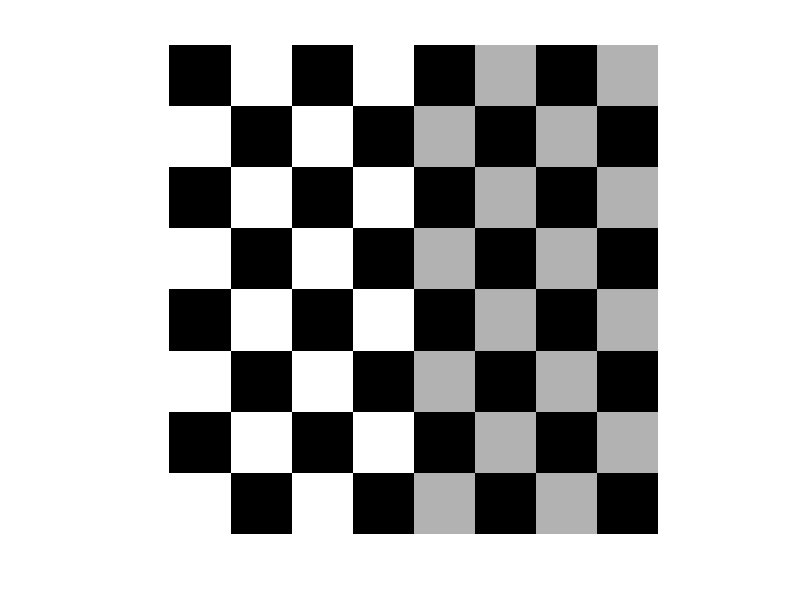
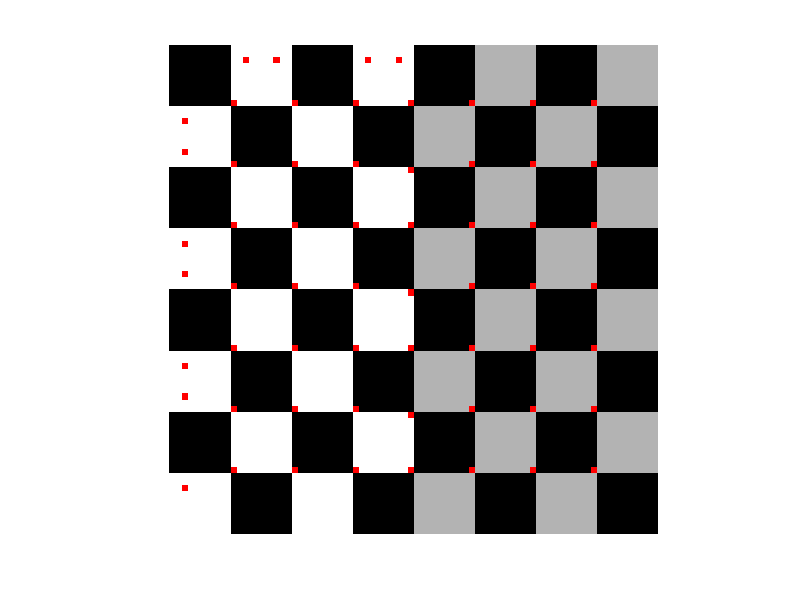

Write MATLAB code to recreate these figures, in order.
% Algorithm parameters
hsize = 9;
sigma = 2;
alpha = 0.06;
thresh = 0.2;

% Read in Image
img = checkerboard();
%img = imread('bikes1.ppm');
%img = rgb2gray(img);
% Display Original Image
figure;
imshow(img);

% Create the filters needed for the Harris algorithm
gauss = fspecial('gaussian',hsize,sigma);
Sx = fspecial('prewitt');
Sy = rot90(Sx);

% Apply the x and y gradient filter to the image
Ix = imfilter(img, Sx);
Iy = imfilter(img, Sy);

% Preallocate arrays
corners = zeros(size(Ix,1), size(Ix, 2));
MIx = zeros(size(Ix,1), size(Ix, 2));
MIxy = zeros(size(Ix,1), size(Ix, 2));
MIy = zeros(size(Ix,1), size(Ix, 2));

% Calculate the values in the second moment Matrix
for row=1:size(Ix,1)
    for col=1:size(Ix, 2)
        MIx(row, col) = Ix(row, col).* Ix(row, col);
        MIxy(row, col) = Ix(row, col).* Iy(row, col);
        MIy(row, col) = Iy(row, col).* Iy(row, col); 
    end
end

% Filter each value using the gaussian filter
filtered_MIx = imfilter(MIx, gauss);
filtered_MIxy = imfilter(MIxy, gauss);
filtered_MIy = imfilter(MIy, gauss);

% Prealocate the second moment matrix
M = zeros(2,2);

% Form the second matrix for each pixel in the image and Calculating 
% the Harris corner response function for each pixel
for row=1:size(filtered_MIx,1)
    for col=1:size(filtered_MIx, 2)
        M(1,1) = filtered_MIx(row, col).* filtered_MIx(row, col);
        M(1,2) = filtered_MIxy(row, col).* filtered_MIxy(row, col);
        M(2,1) = M(1,2);
        M(2,2) = filtered_MIy(row, col).* filtered_MIy(row, col);
        deta = det(M);
        tracea = trace(M);
        corners(row, col) = deta - alpha.*tracea.*tracea;
    end
end

% Preallocate array
thresh_corners = zeros(size(corners,1), size(corners, 2));

% Threshold values in the array to determine the corner points from the 
% Harris corner response function
for row=3:(size(corners,1)-3)
    for col=3:(size(corners, 2)-3)
        if corners(row, col) > thresh
            thresh_corners(row,col) = corners(row, col);
        end
    end
end

% Find Local Maximum
max_thresh = imregionalmax(thresh_corners);

% Convert original image to RGB
rgb_img = uint8(255 * mat2gray(img));
rgb_img = cat(3, rgb_img, rgb_img, rgb_img);

% Color the original image with the detected corners
for row=1:(size(corners, 1))
    for col=1:(size(corners, 2))
        if max_thresh(row, col) > thresh
            rgb_img(row, col, :) = [255, 0, 0];
        end
    end
end

% Display the image with detected corners
figure;
imshow(rgb_img);